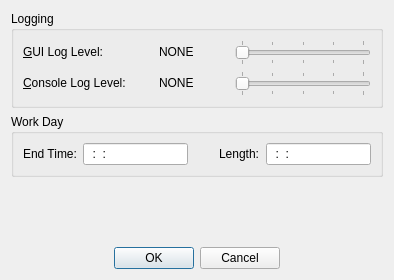
<?xml version="1.0" encoding="UTF-8"?>
<ui version="4.0">
 <class>dlgPreferences</class>
 <widget class="QDialog" name="dlgPreferences">
  <property name="windowModality">
   <enum>Qt::ApplicationModal</enum>
  </property>
  <property name="geometry">
   <rect>
    <x>0</x>
    <y>0</y>
    <width>394</width>
    <height>280</height>
   </rect>
  </property>
  <property name="windowTitle">
   <string>Preferences</string>
  </property>
  <property name="modal">
   <bool>true</bool>
  </property>
  <layout class="QVBoxLayout" name="verticalLayout_2">
   <item>
    <widget class="QGroupBox" name="grpLogging">
     <property name="sizePolicy">
      <sizepolicy hsizetype="Minimum" vsizetype="Fixed">
       <horstretch>0</horstretch>
       <verstretch>0</verstretch>
      </sizepolicy>
     </property>
     <property name="title">
      <string>Logging</string>
     </property>
     <layout class="QVBoxLayout" name="verticalLayout">
      <item>
       <layout class="QHBoxLayout" name="horizontalLayout_4">
        <item>
         <widget class="QLabel" name="lblGUILogLevel">
          <property name="sizePolicy">
           <sizepolicy hsizetype="Fixed" vsizetype="Fixed">
            <horstretch>0</horstretch>
            <verstretch>0</verstretch>
           </sizepolicy>
          </property>
          <property name="minimumSize">
           <size>
            <width>130</width>
            <height>0</height>
           </size>
          </property>
          <property name="text">
           <string>&amp;GUI Log Level:</string>
          </property>
          <property name="alignment">
           <set>Qt::AlignLeading|Qt::AlignLeft|Qt::AlignVCenter</set>
          </property>
          <property name="buddy">
           <cstring>sliGUILogLevel</cstring>
          </property>
         </widget>
        </item>
        <item>
         <widget class="QLabel" name="lblGUILogLevelValue">
          <property name="sizePolicy">
           <sizepolicy hsizetype="Fixed" vsizetype="Fixed">
            <horstretch>0</horstretch>
            <verstretch>0</verstretch>
           </sizepolicy>
          </property>
          <property name="minimumSize">
           <size>
            <width>70</width>
            <height>0</height>
           </size>
          </property>
          <property name="text">
           <string>NONE</string>
          </property>
         </widget>
        </item>
        <item>
         <widget class="QSlider" name="sliGUILogLevel">
          <property name="minimum">
           <number>1</number>
          </property>
          <property name="maximum">
           <number>5</number>
          </property>
          <property name="pageStep">
           <number>1</number>
          </property>
          <property name="value">
           <number>1</number>
          </property>
          <property name="orientation">
           <enum>Qt::Horizontal</enum>
          </property>
          <property name="tickPosition">
           <enum>QSlider::TicksBothSides</enum>
          </property>
          <property name="tickInterval">
           <number>1</number>
          </property>
         </widget>
        </item>
       </layout>
      </item>
      <item>
       <layout class="QHBoxLayout" name="horizontalLayout">
        <item>
         <widget class="QLabel" name="lblFileLogLevel">
          <property name="sizePolicy">
           <sizepolicy hsizetype="Fixed" vsizetype="Fixed">
            <horstretch>0</horstretch>
            <verstretch>0</verstretch>
           </sizepolicy>
          </property>
          <property name="minimumSize">
           <size>
            <width>130</width>
            <height>0</height>
           </size>
          </property>
          <property name="text">
           <string>&amp;Console Log Level:</string>
          </property>
          <property name="textFormat">
           <enum>Qt::AutoText</enum>
          </property>
          <property name="alignment">
           <set>Qt::AlignLeading|Qt::AlignLeft|Qt::AlignVCenter</set>
          </property>
          <property name="textInteractionFlags">
           <set>Qt::LinksAccessibleByMouse</set>
          </property>
          <property name="buddy">
           <cstring>sliFileLogLevel</cstring>
          </property>
         </widget>
        </item>
        <item>
         <widget class="QLabel" name="lblFileLogLevelValue">
          <property name="sizePolicy">
           <sizepolicy hsizetype="Fixed" vsizetype="Fixed">
            <horstretch>0</horstretch>
            <verstretch>0</verstretch>
           </sizepolicy>
          </property>
          <property name="minimumSize">
           <size>
            <width>70</width>
            <height>0</height>
           </size>
          </property>
          <property name="text">
           <string>NONE</string>
          </property>
         </widget>
        </item>
        <item>
         <widget class="QSlider" name="sliFileLogLevel">
          <property name="minimum">
           <number>1</number>
          </property>
          <property name="maximum">
           <number>5</number>
          </property>
          <property name="pageStep">
           <number>1</number>
          </property>
          <property name="value">
           <number>1</number>
          </property>
          <property name="orientation">
           <enum>Qt::Horizontal</enum>
          </property>
          <property name="tickPosition">
           <enum>QSlider::TicksBothSides</enum>
          </property>
          <property name="tickInterval">
           <number>1</number>
          </property>
         </widget>
        </item>
       </layout>
      </item>
     </layout>
    </widget>
   </item>
   <item>
    <widget class="QGroupBox" name="grpWorkDay">
     <property name="title">
      <string>Work Day</string>
     </property>
     <layout class="QHBoxLayout" name="horizontalLayout_3">
      <item>
       <widget class="QLabel" name="lblWorkDayEnd">
        <property name="text">
         <string>End Time:</string>
        </property>
       </widget>
      </item>
      <item>
       <widget class="QLineEdit" name="ledWorkDayEnd">
        <property name="inputMask">
         <string notr="true">99:99:99; </string>
        </property>
       </widget>
      </item>
      <item>
       <spacer name="horizontalSpacer">
        <property name="orientation">
         <enum>Qt::Horizontal</enum>
        </property>
        <property name="sizeHint" stdset="0">
         <size>
          <width>29</width>
          <height>20</height>
         </size>
        </property>
       </spacer>
      </item>
      <item>
       <widget class="QLabel" name="lblWorkDayLen">
        <property name="text">
         <string>Length:</string>
        </property>
       </widget>
      </item>
      <item>
       <widget class="QLineEdit" name="ledWorkDayLen">
        <property name="inputMask">
         <string notr="true">99:99:99; </string>
        </property>
       </widget>
      </item>
     </layout>
    </widget>
   </item>
   <item>
    <spacer name="spcSpacer">
     <property name="orientation">
      <enum>Qt::Vertical</enum>
     </property>
     <property name="sizeHint" stdset="0">
      <size>
       <width>20</width>
       <height>176</height>
      </size>
     </property>
    </spacer>
   </item>
   <item>
    <widget class="QDialogButtonBox" name="btbButtons">
     <property name="orientation">
      <enum>Qt::Horizontal</enum>
     </property>
     <property name="standardButtons">
      <set>QDialogButtonBox::Cancel|QDialogButtonBox::Ok</set>
     </property>
     <property name="centerButtons">
      <bool>true</bool>
     </property>
    </widget>
   </item>
  </layout>
 </widget>
 <resources/>
 <connections>
  <connection>
   <sender>btbButtons</sender>
   <signal>accepted()</signal>
   <receiver>dlgPreferences</receiver>
   <slot>accept()</slot>
   <hints>
    <hint type="sourcelabel">
     <x>248</x>
     <y>254</y>
    </hint>
    <hint type="destinationlabel">
     <x>157</x>
     <y>274</y>
    </hint>
   </hints>
  </connection>
  <connection>
   <sender>btbButtons</sender>
   <signal>rejected()</signal>
   <receiver>dlgPreferences</receiver>
   <slot>reject()</slot>
   <hints>
    <hint type="sourcelabel">
     <x>316</x>
     <y>260</y>
    </hint>
    <hint type="destinationlabel">
     <x>286</x>
     <y>274</y>
    </hint>
   </hints>
  </connection>
 </connections>
</ui>
